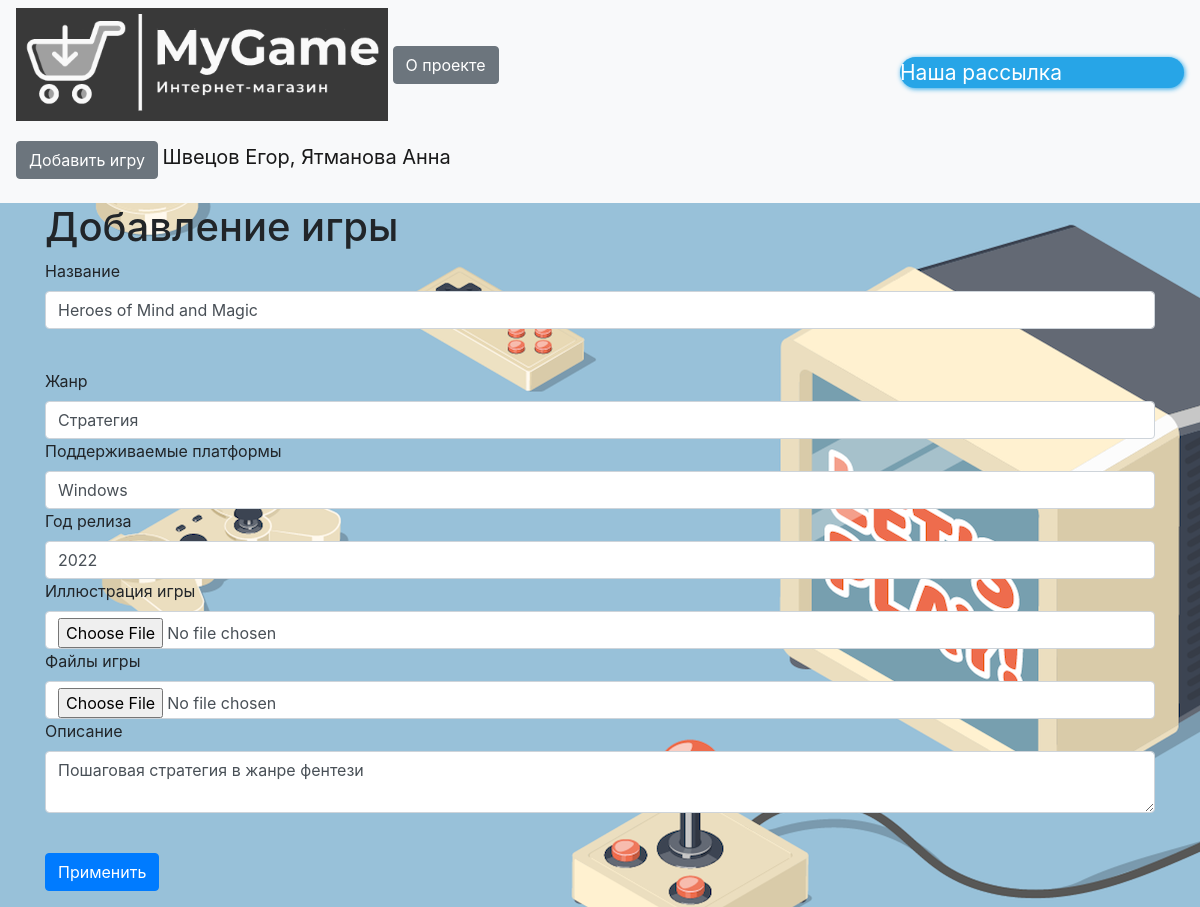
The app's page /games/4 (signed in) with its own data.
### data/users.py (models this page shows, shortened)
class User(SqlAlchemyBase, UserMixin):
    __tablename__ = 'users'
    id = sqlalchemy.Column(sqlalchemy.Integer,
                           primary_key=True, autoincrement=True)
    name = sqlalchemy.Column(sqlalchemy.String, nullable=True)
    type_of_user = sqlalchemy.Column(sqlalchemy.Integer,
                                sqlalchemy.ForeignKey("types_of_users.id"))
    email = sqlalchemy.Column(sqlalchemy.String,
                              index=True, unique=True, nullable=True)
    hashed_password = sqlalchemy.Column(sqlalchemy.String, nullable=True)
    created_date = sqlalchemy.Column(sqlalchemy.DateTime,
                                     default=datetime.datetime.now)
    games = orm.relation("Games", back_populates='user')

### data/games.py (models this page shows, shortened)
class Games(SqlAlchemyBase):
    __tablename__ = 'games'
    id = sqlalchemy.Column(sqlalchemy.Integer,
                           primary_key=True, autoincrement=True)
    title = sqlalchemy.Column(sqlalchemy.String, nullable=True)
    picture = sqlalchemy.Column(sqlalchemy.String, nullable=True)
    genre = sqlalchemy.Column(sqlalchemy.String, nullable=True)
    content = sqlalchemy.Column(sqlalchemy.String, nullable=True)
    added_date = sqlalchemy.Column(sqlalchemy.DateTime,
                                   default=datetime.datetime.now, nullable=True)
    created_date = sqlalchemy.Column(sqlalchemy.Integer)
    platform = sqlalchemy.Column(sqlalchemy.String, nullable=True)
    archive = sqlalchemy.Column(sqlalchemy.String, nullable=True)
    user_id = sqlalchemy.Column(sqlalchemy.Integer,
                                sqlalchemy.ForeignKey("users.id"))
    user = orm.relation('User')

### main.py (the view)
@app.route("/games/<name>", methods=['GET', 'POST'])
def game(name):
    db_sess = db_session.create_session()
    form = LeaveAComment()
    if request.method == 'GET':
        db_sess = db_session.create_session()
        game = db_sess.query(Games).filter(Games.title == name).one()
        comments = db_sess.query(Comments).filter(Comments.game_id == game.id).all()
        comments_lst = []
        for comment in comments:
            comments_lst += [[comment.content, db_sess.query(User).filter(User.id == int(comment.user_id)).one()]]
        print(comments_lst)
        try:
            return render_template("game.html", params=game, form=form, comments=comments_lst)
        except Exception as e:
            print(e)
            return abort(404)
    elif request.method == 'POST':
        db_sess = db_session.create_session()
        game = db_sess.query(Games).filter(Games.title == name).one()
        if form.is_submitted():
            if not current_user.is_authenticated:
                return redirect("/register")
            comment = Comments()
            comment.user_id = current_user.id
            comment.game_id = game.id
            comment.content = form.content.data
            db_sess.add(comment)
            db_sess.commit()
        comments = db_sess.query(Comments).filter(Comments.game_id == game.id).all()
        comments_lst = []
        for comment in comments:
            comments_lst += [[comment.content, db_sess.query(User).filter(User.id == int(comment.user_id)).one()]]
        print(comments_lst)
        return render_template("game.html", params=game, form=form, comments=comments_lst)

### forms/games.py
class GameAddForm(FlaskForm):
    title = StringField('Название', validators=[DataRequired()])
    picture = FileField('Иллюстрация игры')
    genre = StringField('Жанр', validators=[DataRequired()])
    content = TextAreaField("Описание")
    archive = FileField('Файлы игры')
    platform = StringField('Поддерживаемые платформы', validators=[DataRequired()])
    created_date = StringField("Год релиза", validators=[DataRequired()])
    submit = SubmitField('Применить')

### data/db_session.py (called while the page is built)
def create_session() -> Session:
    global __factory
    return __factory()

### main.py (called while the page is built, shortened)
@login_manager.user_loader
def load_user(user_id):
    db_sess = db_session.create_session()
    return db_sess.query(User).get(user_id)

@app.route('/games/<int:id>', methods=['GET', 'POST'])
@login_required
def edit_games(id):
    form = GameAddForm()
    if request.method == "GET":
        db_sess = db_session.create_session()
        game = db_sess.query(Games).filter(Games.id == id).first()
        if game:
            form.title.data = game.title
            form.content.data = game.content
            form.genre.data = game.genre
            form.platform.data = game.platform
            form.created_date.data = game.created_date
        else:
            abort(404)
    return render_template('games.html',
                           title='Редактирование игры',
                           form=form
                           )

### templates/games.html (shortened to what this page needs)
{% extends "base.html" %}
{% block content %}
<h1>Добавление игры</h1>
<form action="" method="post" enctype="multipart/form-data" >
    <p>
        {{ form.title.label }}<br>
        {{ form.title(class="form-control") }}<br>
    </p>
    {{form.genre.label}}
    {{form.genre(class="form-control")}}
    {{form.platform.label}}
    {{form.platform(class="form-control")}}
    {{form.created_date.label}}
    {{form.created_date(class="form-control")}}
    {{form.picture.label}}
    {{form.picture(class="form-control")}}
    {{form.archive.label}}
    {{form.archive(class="form-control")}}
    <p>
        {{ form.content.label }}<br>
        {{ form.content(class="form-control") }}<br>
    </p>
    <p>{{ form.submit(type="submit", class="btn btn-primary") }}</p>
</form>
{% endblock %}

### templates/base.html (shortened to what this page needs)
<!doctype html>
<html lang="en">
<head>
    <link rel="stylesheet"
          href="https://stackpath.bootstrapcdn.com/bootstrap/4.4.1/css/bootstrap.min.css"
>
</head>
<body>
<header>
    <nav class="navbar navbar-light bg-light">
        <p>
            <a href="/">
            <img  height="113" width="372" src="/static/img/site.png" >
            </a>
            <a href="/about_us" class="btn btn-secondary">О проекте</a>
        </p>
        <a href="https://t.me/mailer_MyGameBot" target="_blank"
           class="telegramim_button telegramim_shadow telegramim_pulse"
           style="font-size:21px;width:284px;background:#27a5e7;box-shadow:1px 1px 5px #27a5e7;color:#ffffff;border-radius:27px;"
           title="Наша рассылка"> Наша рассылка</a>
        {% if current_user.is_authenticated %}
        <p>
            {% if current_user.type_of_user == 1 or current_user.type_of_user == 2 %}
            <a href="/game_add" class="btn btn-secondary">Добавить игру</a>
            {% endif %}
            <a href="/logout" class="navbar-brand">{{ current_user.name }}</a>
        </p>
        {% else %}
        <p>
            <a class="btn btn-primary " href="/register">Зарегистрироваться</a>
            <a class="btn btn-success" href="/login">Войти</a>
        </p>
        {% endif %}
    </nav>
</header>
<main role="main" class="container">
    {% block content %}{% endblock %}
</main>
</body>
</html>

### templates/base.html (style rules this page uses)
body { background: url(static/img/background.png) }

### records on screen
User: name "Швецов Егор, Ятманова Анна"
Games: title "Heroes of Mind and Magic", genre "Стратегия", platform "Windows", created_date "2022", content "Пошаговая стратегия в жанре фентези"
